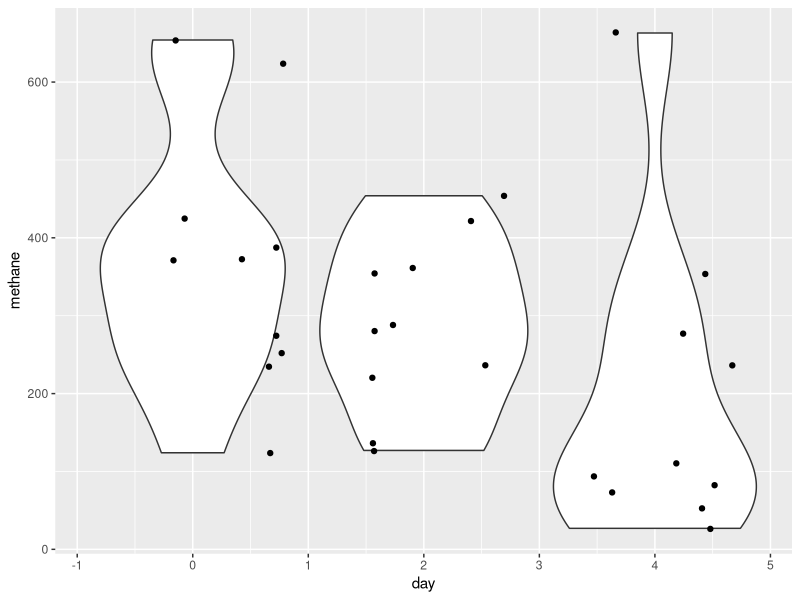
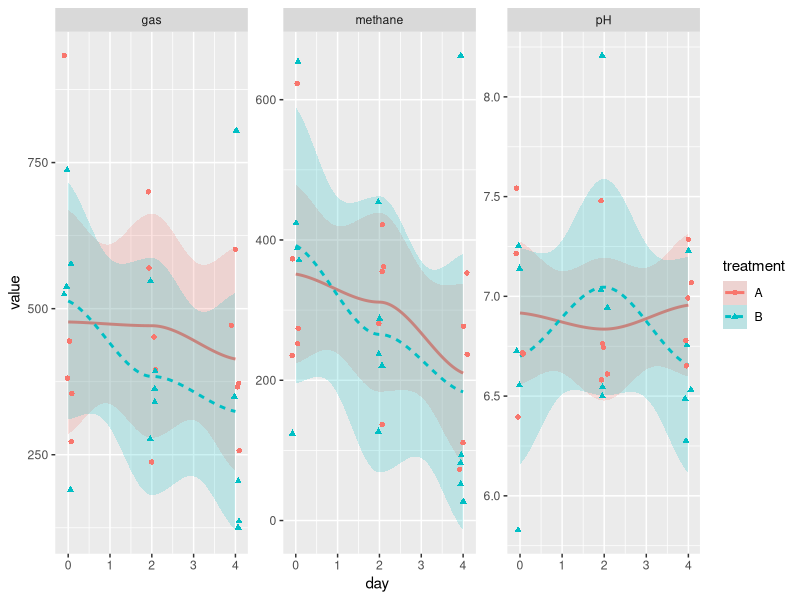
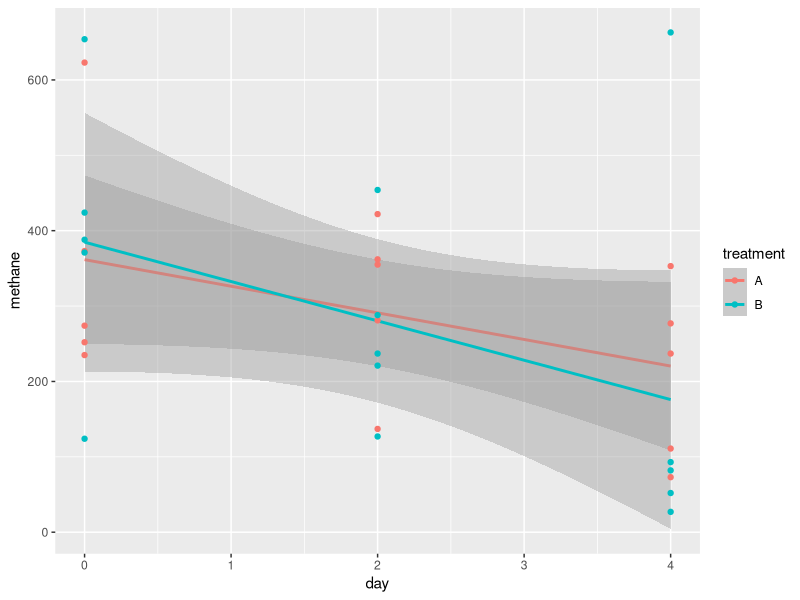

R code for these plots, in order: (Note: this script raises an error after producing the figures.)
## ---- chunk 1
# knitr::opts_chunk$set(echo = TRUE)
library(ggplot2)
library( tidyr)
## ---- chunk 2
data <- read.csv("../data/testdata.csv")
data$rep <- letters[(as.factor(data$rep))]
head(data)
# add in random pH values that dont fluctuate much
set.seed(1234)
data$pH <- rnorm(nrow(data), mean=7, sd=.5)
# and some random value for gas production: some amount added to the methan volume
data$gas <- data$methane + rnorm(nrow(data), mean=200, sd=100)

#write.table(data, file="./data/testdata.csv", row.names = F, sep = ",")
ggplot(data, aes(x=day, y=methane,  group=day)) + geom_violin() + geom_jitter() 

# reshape to tall data
tdata <- data %>% gather(key = "measure", value="value", c(4:ncol(data)))
#gran <- data %>% select(day, rep, treatment, methane) %>% spread(key = treatment, value=methane)
#granph <- data %>% select(day, rep, treatment, pH) %>% spread(key = treatment, value=pH)
## ---- chunk 3
library(ggplot2)

#install.packages("lme4")
library(lme4)


ggplot(tdata, aes(y=value, x=day, color=treatment, fill=treatment, linetype=treatment, shape=treatment))+
  geom_smooth(alpha=.2)+ 
  geom_jitter(width = .1)  +
  facet_wrap(~measure, scales = "free")
str(data)
# basic linear regression, non-multilevel
ggplot(data, aes(x=day, y=methane, color=treatment)) + geom_smooth(method = "lm", formula = y~x) + geom_point()
# nonm <- lm(methane ~ day + treatment + rep, data = data)
#display(nonm)

m1 <- lmer("methane ~ day + treatment + (1| rep)", data=data, )

m1 <- lmer(methane ~ day + treatment + (1| rep), data=data, REML=FALSE)
m2 <- lmer(methane ~ day  + (1| rep), data=data, REML=FALSE)

anova(m1, m2)
lmer(methane ~ day * treatment + 
                (time | treatment/rep), 
        data=df)


## ---- chunk 4
model_code = "
data {
     int<lower=0> Nobs;
     int<lower=0> Npreds;
     int<lower=0> Nlev1;
     int<lower=0> Nlev2;
     vector[Nobs] y;
     matrix[Nobs,Npreds] x;
     int<lower=1,upper=Nlev1> levind1[Nobs];
     int<lower=1,upper=Nlev2> levind2[Nobs];
     real<lower=0> sdscal;
}
parameters {
           vector[Npreds] beta;
           real<lower=0> sigmalev1;
           real<lower=0> sigmalev2;
           real<lower=0> sigmaeps;

           vector[Nlev1] eta1;
           vector[Nlev2] eta2;
}
transformed parameters {
  vector[Nlev1] ran1;
  vector[Nlev2] ran2;
  vector[Nobs] yhat;

  ran1  <- sigmalev1 * eta1;
  ran2  <- sigmalev2 * eta2;

  for (i in 1:Nobs)
    yhat[i] = x[i]*beta+ran1[levind1[i]]+ran2[levind2[i]];

}
model {
  eta1 ~ normal(0, 1);
  eta2 ~ normal(0, 1);
  sigmalev1 ~ cauchy(0, 2.5*sdscal);
  sigmalev2 ~ cauchy(0, 2.5*sdscal);
  sigmaeps ~ cauchy(0, 2.5*sdscal);
  y ~ normal(yhat, sigmaeps);
}
"
rstan_options(auto_write = TRUE)
options(mc.cores = parallel::detectCores())
set.seed(123)
fit <- stan(model_code = model_code, data = datdat, verbose=TRUE)
## ---- chunk 5
plot(pressure)
